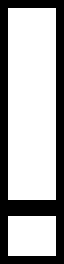

Rendered tile map (Tiled .tmx) drawn with the repository's tilesets; below, a short description and the full map source, tile grids included:
An orthogonal 8x33 tile map with 8x8 px tiles, 2 tile layers (walls, bg) and 4 objects (2x Sign, Player, StepTrigger).

<map version="1.2" tiledversion="1.2.4" orientation="orthogonal" renderorder="right-down" width="8" height="33" tilewidth="8" tileheight="8" infinite="0" nextlayerid="7" nextobjectid="7">
 <tileset firstgid="1" name="dungeon_set" tilewidth="8" tileheight="8" tilecount="40" columns="8">
  <image source="../sprites/dungeon_set.png" width="64" height="40" />
 </tileset>
 <objectgroup id="4" name="myobjects">
  <object id="1" name="chasm" type="Sign" x="8" y="200" width="48" height="8" />
  <object id="3" name="Player" x="28" y="24" width="8" height="8">
   <properties>
    <property name="entry_conv" value="entryD" />
    <property name="goal" type="int" value="0" />
    <property name="music_off" type="bool" value="true" />
   </properties>
  </object>
  <object id="4" name="exitD" type="StepTrigger" x="0" y="216" width="64" height="8" />
  <object id="5" name="standing" type="Sign" x="8" y="224" width="24" height="8">
   <properties>
    <property name="inactive" type="bool" value="true" />
    <property name="spr_name" value="standing" />
   </properties>
  </object>
 </objectgroup>
 <layer id="5" name="walls" width="8" height="33">
  <properties>
   <property name="collidable" type="bool" value="true" />
  </properties>
  <data encoding="csv">
35,35,35,35,35,35,35,35,
35,0,0,0,0,0,0,35,
35,0,0,0,0,0,0,35,
35,0,0,0,0,0,0,35,
35,0,0,0,0,0,0,35,
35,0,0,0,0,0,0,35,
35,0,0,0,0,0,0,35,
35,0,0,0,0,0,0,35,
35,0,0,0,0,0,0,35,
35,0,0,0,0,0,0,35,
35,0,0,0,0,0,0,35,
35,0,0,0,0,0,0,35,
35,0,0,0,0,0,0,35,
35,0,0,0,0,0,0,35,
35,0,0,0,0,0,0,35,
35,0,0,0,0,0,0,35,
35,0,0,0,0,0,0,35,
35,0,0,0,0,0,0,35,
35,0,0,0,0,0,0,35,
35,0,0,0,0,0,0,35,
35,0,0,0,0,0,0,35,
35,0,0,0,0,0,0,35,
35,0,0,0,0,0,0,35,
35,0,0,0,0,0,0,35,
35,0,0,0,0,0,0,35,
35,0,0,0,0,0,0,35,
35,0,0,0,0,0,0,35,
35,0,0,0,0,0,0,35,
35,0,0,0,0,0,0,35,
35,0,0,0,0,0,0,35,
35,0,0,0,0,0,0,35,
35,0,0,0,0,0,0,35,
0,0,0,0,0,0,0,0
</data>
 </layer>
 <layer id="6" name="bg" width="8" height="33">
  <data encoding="csv">
0,0,0,0,0,0,0,0,
0,36,36,36,36,36,36,0,
0,36,36,36,36,36,36,0,
0,36,36,36,36,36,36,0,
0,36,36,36,36,36,36,0,
0,36,36,36,36,36,36,0,
0,36,36,36,36,36,36,0,
0,36,36,36,36,36,36,0,
0,36,36,36,36,36,36,0,
0,36,36,36,36,36,36,0,
0,36,36,36,36,36,36,0,
0,36,36,36,36,36,36,0,
0,36,36,36,36,36,36,0,
0,36,36,36,36,36,36,0,
0,36,36,36,36,36,36,0,
0,36,36,36,36,36,36,0,
0,36,36,36,36,36,36,0,
0,36,36,36,36,36,36,0,
0,36,36,36,36,36,36,0,
0,36,36,36,36,36,36,0,
0,36,36,36,36,36,36,0,
0,36,36,36,36,36,36,0,
0,36,36,36,36,36,36,0,
0,36,36,36,36,36,36,0,
0,36,36,36,36,36,36,0,
0,35,35,35,35,35,35,0,
0,35,35,35,35,35,35,0,
0,36,36,36,36,36,36,0,
0,36,36,36,36,36,36,0,
0,36,36,36,36,36,36,0,
0,36,36,36,36,36,36,0,
0,36,36,36,36,36,36,0,
0,0,0,0,0,0,0,0
</data>
 </layer>
</map>
